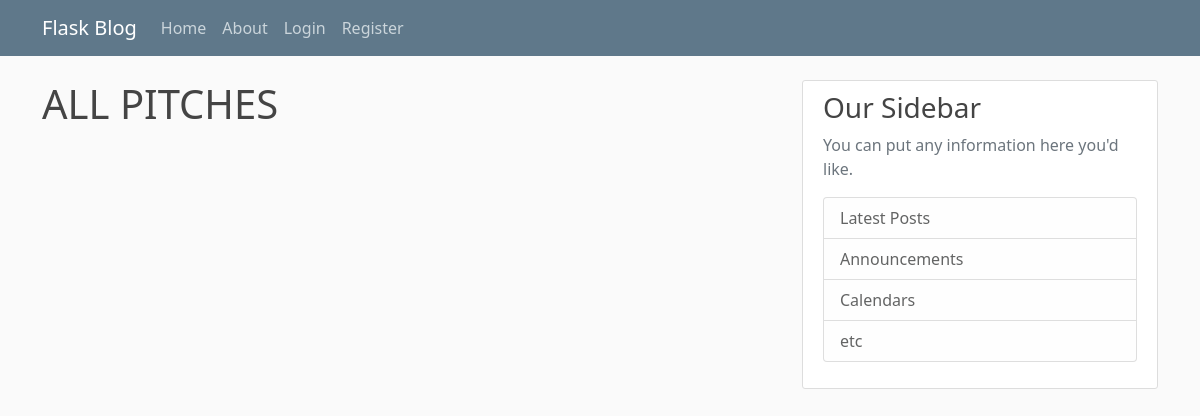
Before: / with the older database file.
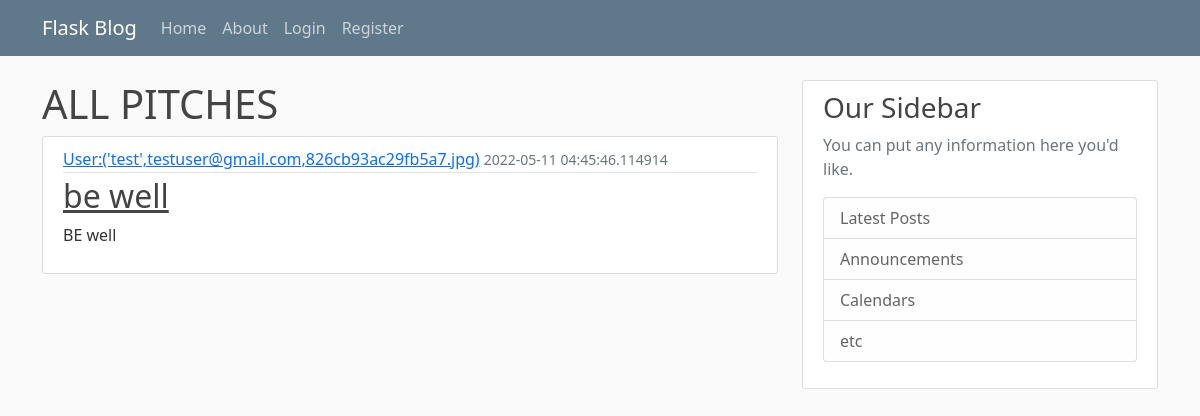
After: the same page with the newer database file.
### pitch/models.py (models this page shows, shortened)
class Post(db.Model):
  id = db.Column(db.Integer, primary_key=True)
  title= db.Column(db.String(100),nullable=False)
  date_posted= db.Column(db.DateTime, nullable=False, default=datetime.utcnow)
  content= db.Column(db.Text,nullable=False)
  category = db.Column(db.Text, nullable=False)
  user_id= db.Column(db.Integer,db.ForeignKey('user.id'),nullable=False)

class User(db.Model, UserMixin):
  id = db.Column(db.Integer, primary_key=True)
  username = db.Column(db.String(20),unique=True, nullable=False)
  email = db.Column(db.String(120),unique=True, nullable=False)
  image_file=db.Column(db.String(),nullable=False,default='default.jpeg')
  password = db.Column(db.String(60),nullable=False)
  posts=db.relationship('Post',backref='author', lazy=True)
  def __repr__(self):
    return f"User:('{self.username}',{self.email},{self.image_file})"

### pitch/routes.py (the view)
@app.route("/")
def home():
  posts=Post.query.all()
  return render_template('index.html',posts=posts)

### pitch/templates/index.html
{% extends 'base.html'%}
{% block content %}
<h1>ALL PITCHES</h1>
{% for post in posts %}
<article class="media content-section">
  <div class="media-body">
    <div class="article-metadata">
      <a class="mr-2" href="#">{{ post.author }}</a>
      <small class="text-muted">{{ post.date_posted }}</small>
    </div>
    <h2><a class="article-title" href="#">{{ post.title }}</a></h2>
    <p class="article-content">{{ post.content }}</p>
  </div>
</article>
{% endfor %}
{% endblock content %}

### pitch/templates/base.html (shortened to what this page needs)
<!DOCTYPE html>
<html lang="en">
<head>
  <link href="https://cdn.jsdelivr.net/npm/bootstrap@5.1.3/dist/css/bootstrap.min.css" rel="stylesheet">
  <link rel="stylesheet" type="text/css" href="{{ url_for('static', filename='main.css') }}">
</head>
<body>
  <header class="site-header">
    <nav class="navbar navbar-expand-md navbar-dark bg-steel fixed-top">
      <div class="container">
        <a class="navbar-brand mr-4" href="/">Flask Blog</a>
        <div class="collapse navbar-collapse" id="navbarToggle">
          <div class="navbar-nav mr-auto">
            <a class="nav-item nav-link" href="{{url_for('home')}}">Home</a>
            <a class="nav-item nav-link" href="{{url_for('about')}}">About</a>
          </div>
          <div class="navbar-nav">
            {% if current_user.is_authenticated %}
            <a class="nav-item nav-link" href="{{ url_for('new_post')}}">New Post</a>
            <a class="nav-item nav-link" href="{{ url_for('account')}}">Account</a>
            <a class="nav-item nav-link" href="{{ url_for('logout')}}">Logout</a>
            {% else %}
            <a class="nav-item nav-link" href="{{url_for('login')}}">Login</a>
            <a class="nav-item nav-link" href="{{url_for('register')}}">Register</a>
            {% endif %}
          </div>
        </div>
      </div>
    </nav>
  </header>
  <main role="main" class="container">
    <div class="row">
      <div class="col-md-8">
        {% block content %}{% endblock %}
      </div>
      <div class="col-md-4">
        <div class="content-section">
          <h3>Our Sidebar</h3>
          <p class='text-muted'>You can put any information here you'd like.
            <ul class="list-group">
              <li class="list-group-item list-group-item-light">Latest Posts</li>
              <li class="list-group-item list-group-item-light">Announcements</li>
              <li class="list-group-item list-group-item-light">Calendars</li>
              <li class="list-group-item list-group-item-light">etc</li>
            </ul>
          </p>
        </div>
      </div>
    </div>
  </main>
</body>
</html>

### pitch/static/main.css (style rules this page uses)
body { background-color:#fafafa; color: #333333; margin-top: 5rem; }
h1, h2, h3, h4, h5, h6 { color: #444444; }
.bg-steel { background-color: #5f788a; }
.site-header .navbar-nav .nav-link { color: #cbd5db; }
.content-section { background: #ffffff; padding: 10px 20px; border: 1px solid #dddddd; border-radius: 3px; margin-bottom: 20px; }
.article-title { color: #444444; }
.article-content { white-space: pre-line; }
.article-metadata { padding-bottom: 1px; margin-bottom: 4px; border-bottom: 1px solid #e3e3e3 }

Changed rows visible on the page:
added Post: author "User:('test',testuser@gmail.com,826cb93ac29fb5a7.jpg)", date_posted "2022-05-11 04:45:46.114914", title "be well", content "BE well"
